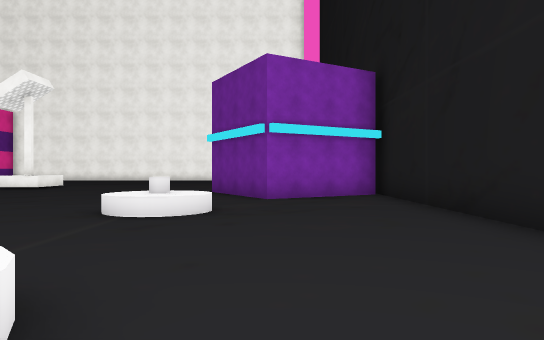
view 1 (above)

22 first-person views from a walk through a 3-D level made in the Unity game engine. The camera is 1.3 m above the floor, looks level and sees 70° across. The floor is counted in squares, 2 m on a side. Each view is taken from the middle of a square. On the plan, view 1 faces up. The plan holds only what a view shows up to about 11 squares ahead; the rest is blank. The place goes on beyond the plan. The player character is not drawn. Some surface patterns are stand-ins.

view 2
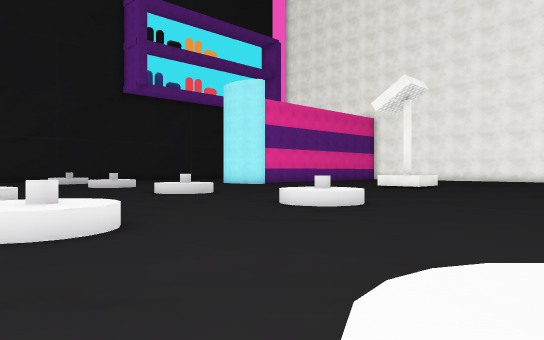

view 3
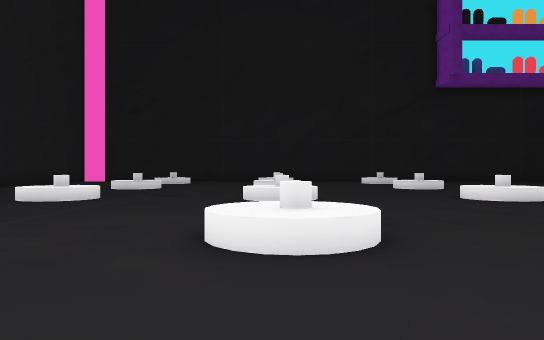

view 4
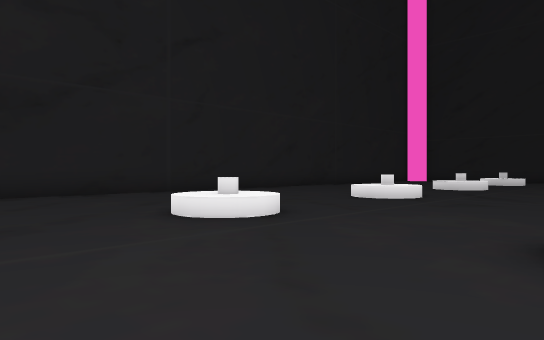

view 5
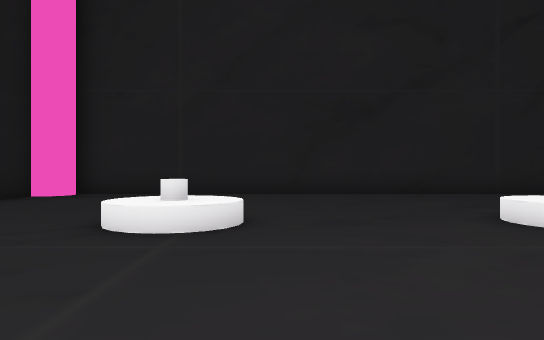

view 6
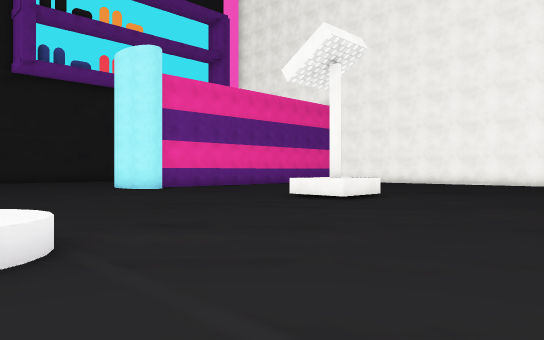

view 7
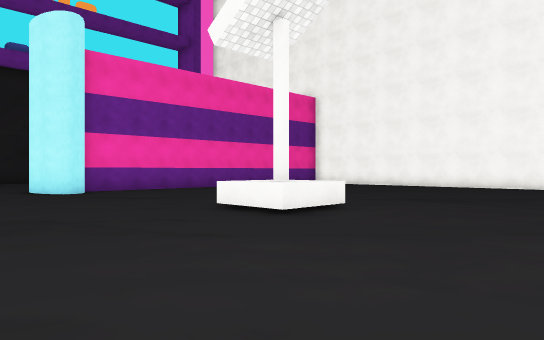

view 8
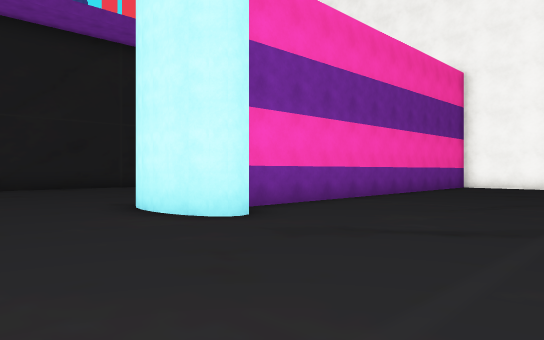

view 9
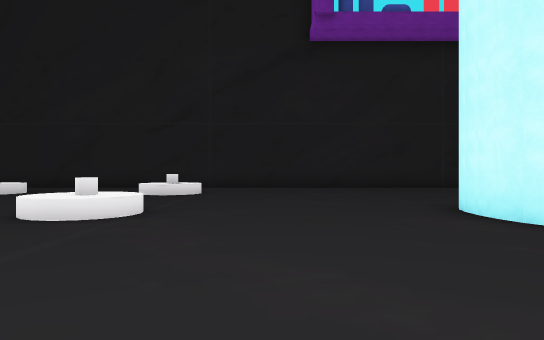

view 10
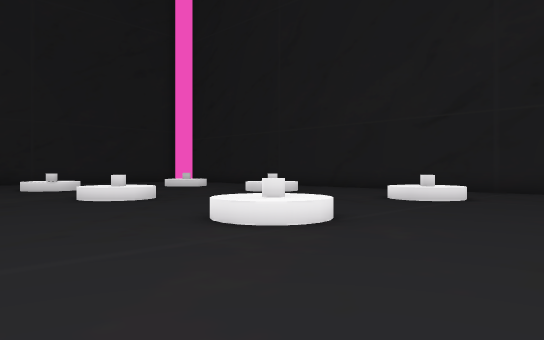

view 11
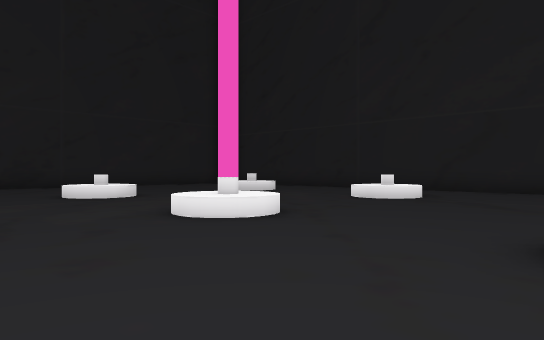

view 12
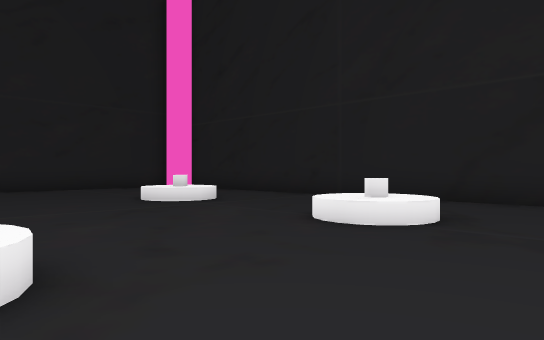

view 13
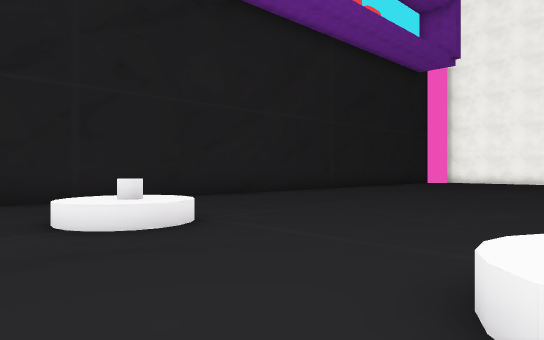

view 14
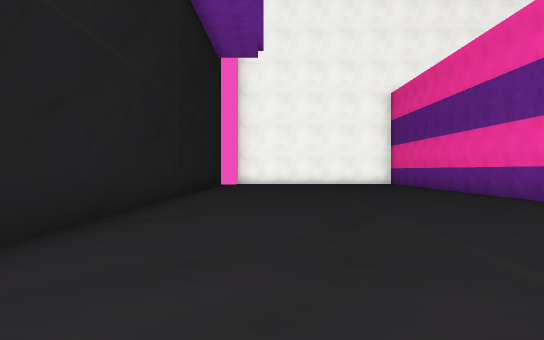

view 15
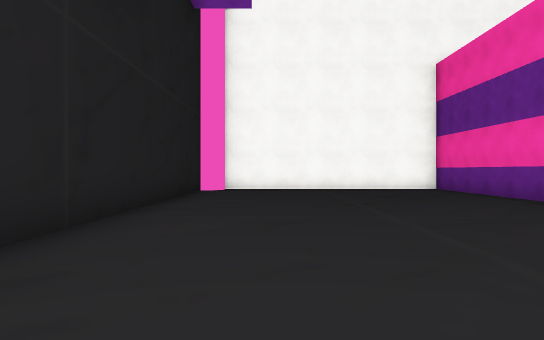

view 16
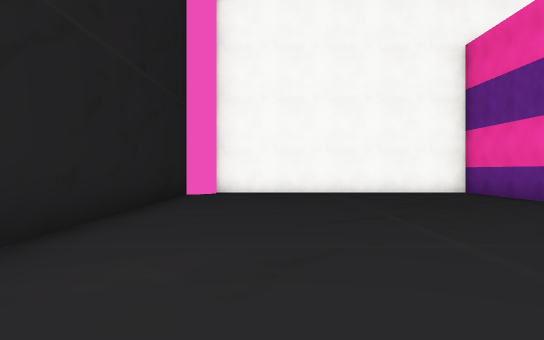

view 17
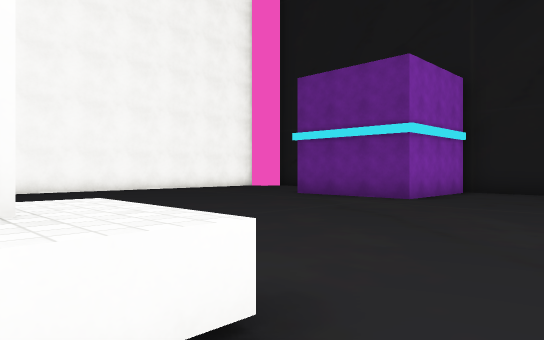

view 18
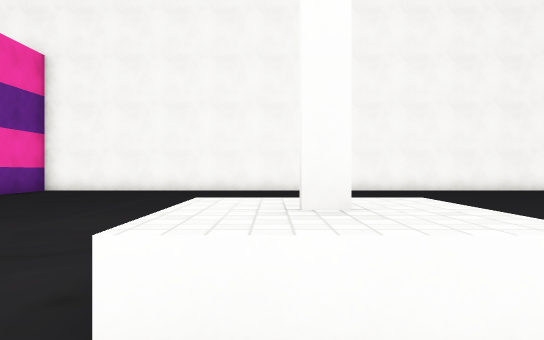

view 19
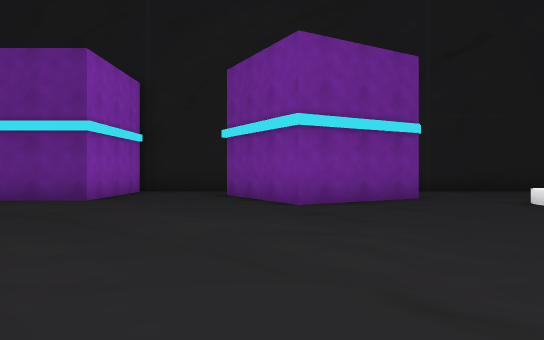

view 20
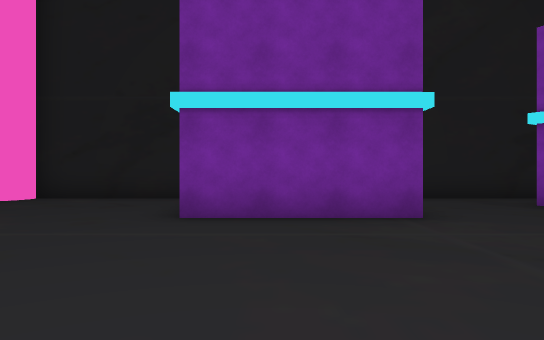

view 21
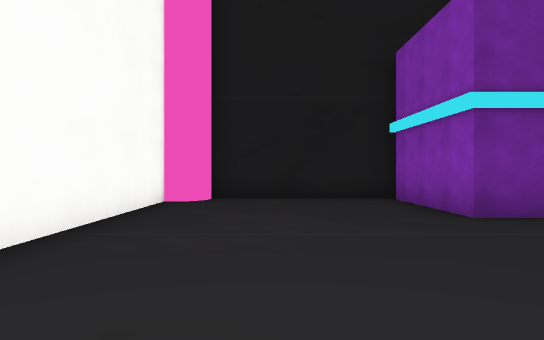

view 22
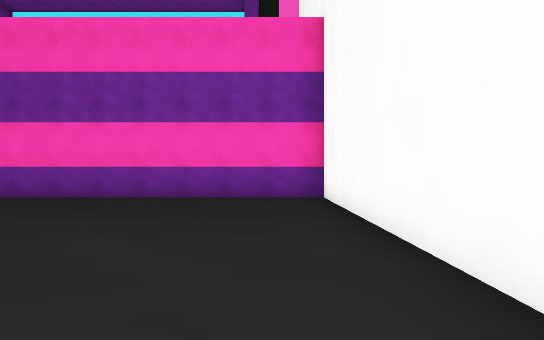

### Floor plan
Points are (right, up) in squares from view 1. A wall is a line through its corners. A room is listed if a view was taken in it or the views show most of it. See-through windows are left out.
Room 1 (views 1, 2, 3, 4, 5, 6, 7, 8, 9, 10, 11, 12, 13, 14, 15, 16, 17, 18, 19, 20, 21, 22)
walls: (-15.7, 12.1) (-16.3, 12); (-16.1, 12) (-16.6, 12) (-17.1, 12); (-17, 12) (-17.4, 12.1); (-17.4, 14) (-17.4, 17); (-17.4, 19) (-17.4, 24); (-25.3, 3.9) (-25.3, -3.4); (2.8, 10.4) (-0.1, 8.6) (-1.8, 11.5) (1.2, 13.2); (2.9, 4) (2.9, 15.8); (-10.4, -9.5) (2.4, -9.5); (2.6, 15.9) (-0.7, 15.9) (-0.7, 19.3) (2.6, 19.3); (-8.8, 24.2) (-16.2, 24.2) (-16.2, 13.5); (-5.6, 24.2) (-6.5, 24.2); (2.9, 19.1) (2.9, 23.5); (-25.3, 23.4) (-25.3, 5.4); (2.9, -8.5) (2.9, -7.4); (2.1, 24.2) (-2.9, 24.2)
low walls: (-7.9, 14.9) (-7.9, 13.2) (-9.6, 13.2)
objects: other object (-22, -4) to (-21, -3); other object (-22, 1) to (-21, 2); other object (-22, 6) to (-21, 7); other object (-17, -4) to (-16, -3); other object (-17, 1) to (-16, 2); other object (-17, 6) to (-16, 7); other object (-12, -4) to (-11, -3); other object (-12, 1) to (-11, 2); other object (-12, 6) to (-11, 7); other object (-7, -4) to (-6, -3); other object (-7, 1) to (-6, 2); other object (-7, 6) to (-6, 7); other object (-2, -4) to (-1, -3); other object (-2, 1) to (-1, 2); other object (-2, 6) to (-1, 7)

Where each view was taken, in squares from view 1:
view 1: 0 up, 0 right, facing up
view 2: 0 up, 2 left, facing up-left
view 3: 1 up, 3 left, facing left
view 4: 1 up, 3 left, facing down-left
view 5: 1 up, 3 left, facing down
view 6: 6 up, 3 left, facing up-left
view 7: 9 up, 4 left, facing up-left
view 8: 9 up, 11 left, facing up-left
view 9: 9 up, 11 left, facing left
view 10: 10 up, 13 left, facing down-left
view 11: 6 up, 13 left, facing down-left
view 12: 4 up, 17 left, facing down-left
view 13: 4 up, 17 left, facing up-left
view 14: 6 up, 23 left, facing up
view 15: 11 up, 23 left, facing up
view 16: 13 up, 23 left, facing up
view 17: 12 up, 9 left, facing up-right
view 18: 12 up, 9 left, facing up
view 19: 12 up, 9 left, facing right
view 20: 18 up, 6 left, facing right
view 21: 22 up, 6 left, facing right
view 22: 23 up, 7 left, facing left
